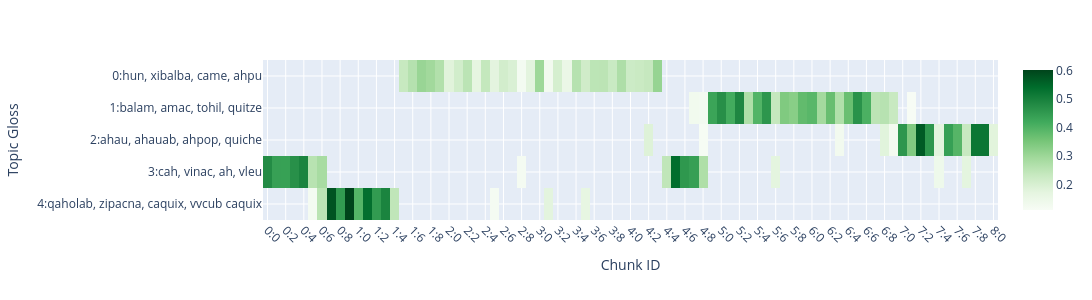

Write notebook code for a chart like this one.
### Code cell
thresh = .11 # .08 #THETA.mean().mean()
px.imshow(THETA[THETA >= thresh].T, 
    x = x_axis_labels,
    y = y_axis_labels,
    color_continuous_scale=px.colors.sequential.Greens, 
    height=300, width=1200, aspect='auto')\
    .update_layout(
        xaxis_title="Chunk ID",
        yaxis_title="Topic Gloss",
        xaxis={ 'tickangle': 45},
        yaxis={ 'tickangle': 0}
)

### Figure 1 — Plotly figure (JSON) as saved in the notebook; plotly's stock layout.template omitted (floating-point values rounded to 4 significant figures; data arrays with more than 128 entries replaced by an {"elided": "..."} marker saying what was removed)
{"data": [{"coloraxis": "coloraxis", "hovertemplate": "x: %{x}<br>y: %{y}<br>color: %{z}<extra></extra>", "name": "0", "type": "heatmap", "x": ["0:0", "0:1", "0:2", "0:3", "0:4", "0:5", "0:6", "0:7", "0:8", "0:9", "1:0", "1:1", "1:2", "1:3", "1:4", "1:5", "1:6", "1:7", "1:8", "1:9", "2:0", "2:1", "2:2", "2:3", "2:4", "2:5", "2:6", "2:7", "2:8", "2:9", "3:0", "3:1", "3:2", "3:3", "3:4", "3:5", "3:6", "3:7", "3:8", "3:9", "4:0", "4:1", "4:2", "4:3", "4:4", "4:5", "4:6", "4:7", "4:8", "4:9", "5:0", "5:1", "5:2", "5:3", "5:4", "5:5", "5:6", "5:7", "5:8", "5:9", "6:0", "6:1", "6:2", "6:3", "6:4", "6:5", "6:6", "6:7", "6:8", "6:9", "7:0", "7:1", "7:2", "7:3", "7:4", "7:5", "7:6", "7:7", "7:8", "7:9", "8:0"], "xaxis": "x", "y": ["0:hun, xibalba, came, ahpu", "1:balam, amac, tohil, quitze", "2:ahau, ahauab, ahpop, quiche", "3:cah, vinac, ah, vleu", "4:qaholab, zipacna, caquix, vvcub caquix"], "yaxis": "y", "z": {"elided": "5x81 float values"}}], "layout": {"coloraxis": {"colorscale": [[0, "rgb(247,252,245)"], [0.125, "rgb(229,245,224)"], [0.25, "rgb(199,233,192)"], [0.375, "rgb(161,217,155)"], [0.5, "rgb(116,196,118)"], [0.625, "rgb(65,171,93)"], [0.75, "rgb(35,139,69)"], [0.875, "rgb(0,109,44)"], [1, "rgb(0,68,27)"]]}, "height": 300, "margin": {"t": 60}, "width": 1200, "xaxis": {"anchor": "y", "autorange": true, "domain": [0, 1], "range": [-0.5, 80.5], "tickangle": 45, "title": {"text": "Chunk ID"}, "type": "category"}, "yaxis": {"anchor": "x", "autorange": true, "domain": [0, 1], "range": [4.5, -0.5], "tickangle": 0, "title": {"text": "Topic Gloss"}, "type": "category"}}}
